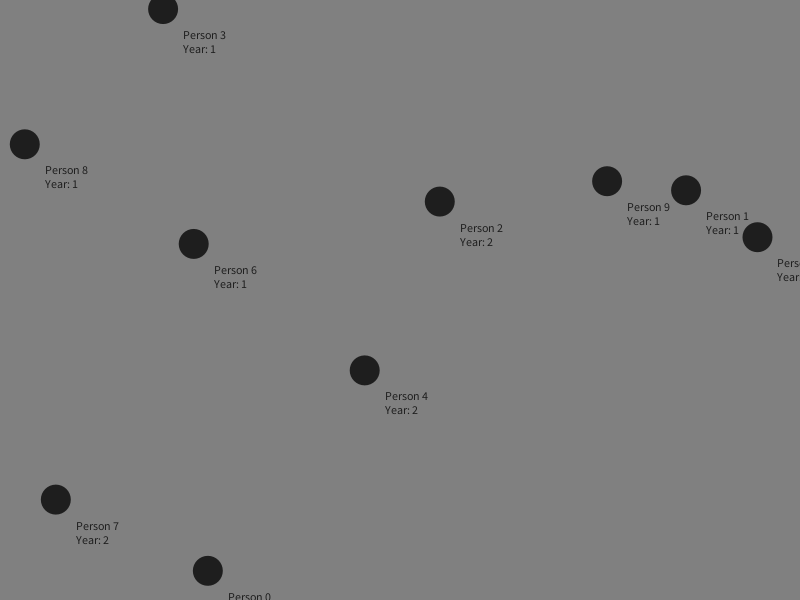
Frame 1 (no input)
Frame 60 (the mouse pressed at the canvas centre just before this capture): identical to frame 1, image omitted
Frame 120 (the mouse held since frame 60 and released just before this capture): identical to frame 1, image omitted

The Processing sketch that drew this single still picture (run headless with seeded random() and noise(); from frame 60 on, the mouse is pressed at the canvas centre):

// Processing sketch: Tutorial_1
// ── Tutorial_1.pde
ArrayList<Person> people;
 
 void setup() {
   size(800, 600);
   
   people = new ArrayList<Person>();
   
   for (int i = 0; i < 10; i++) {
     Person p = new Person("Person " + i, str(int(random(1,5))));
     p.randomLocation();
     people.add(p);
   }
 }
 
 void draw() {
   background(128);
   //noStroke();
   //fill(192);
   //ellipse(mouseX,mouseY,mouseX,mouseY);
   
   for (Person p : people) {
     p.update();
     p.draw();
   }
 }
 
 void mousePressed() {
   for (Person p : people) {
     if (p.checkSelection()) {
       break;
     }
   }
 }
 
 void mouseReleased() {
   for (Person p : people) {
     p.locked = false;
   }
 }

// ── Connection.pde
class Connection {
  
  Person origin;
  Person destination;
  String type;
  
  Connection(Person p1, Person p2, String _type) {
    origin = p1;
    destination = p2;
    type = _type;
  }
  
  void draw() {
    float x1 = origin.screenLocation.x;
    float y1 = origin.screenLocation.y;
    float x2 = destination.screenLocation.x;
    float y2 = destination.screenLocation.y;
    
    strokeWeight(5);
    stroke(25, 100);
    line(x1, y1, x2, y2);
    
    fill(25);
    text(type, (x1+x2)/2, (y1+y2)/2);
  }
}
    

// ── Person.pde
class Person {
  
  String name;
  String year;
  PVector screenLocation;
  final int diameter = 30;
  boolean locked;
  
  Person(String _name, String _year) {
    this.name = _name;
    this.year = _year;
    screenLocation = new PVector(width/2, height/2);
  }
  
  void randomLocation() {
    screenLocation = new PVector(random(width), random(height));
  }
  
  float cursorDistanceSquared() {
    float xDistance = abs(mouseX - screenLocation.x);
    float yDistance = abs(mouseY - screenLocation.y);
    return pow(xDistance, 2) + pow(yDistance, 2);
  }
  
  boolean hoverEvent() {
    float radiusSquared = pow(diameter / 2, 2);
    if (cursorDistanceSquared() < radiusSquared) {
      return true;
    }
    return false;
  }
  
  boolean checkSelection() {
    locked = hoverEvent();
    return locked;
  }
  
  void update() {
    if (locked) {
      screenLocation = new PVector(mouseX, mouseY);
    }
  }
  
  void draw() {
    noStroke();
    if (hoverEvent()) {
      fill(230, 195, 80);
    }
    else {
      fill(30);
    }
    
    ellipse(screenLocation.x, screenLocation.y, diameter, diameter);
    
    text(name + "\nYear: " + year, screenLocation.x + 20, screenLocation.y + 30);
  }
    
}
